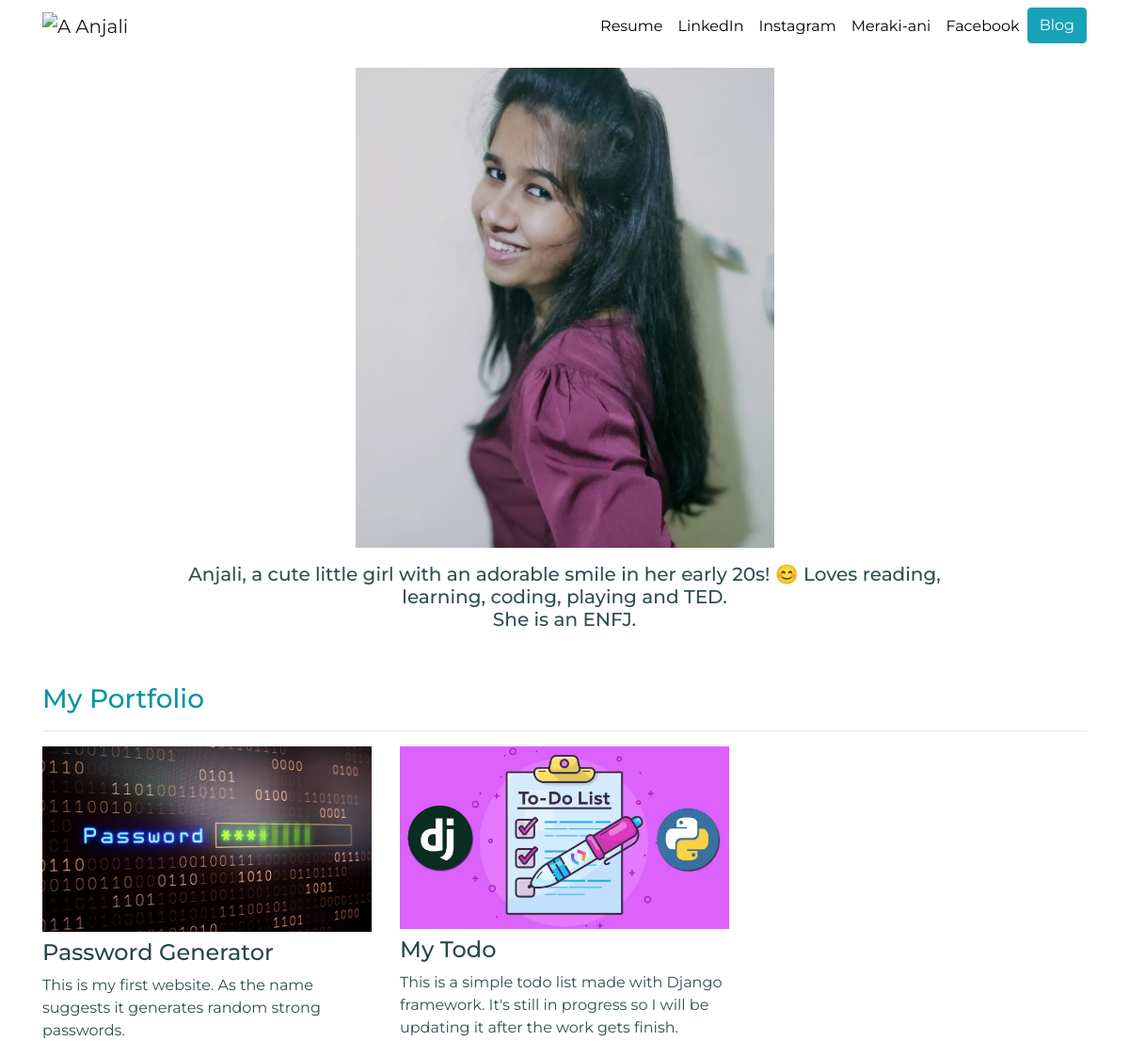
Before: / with the older database file.
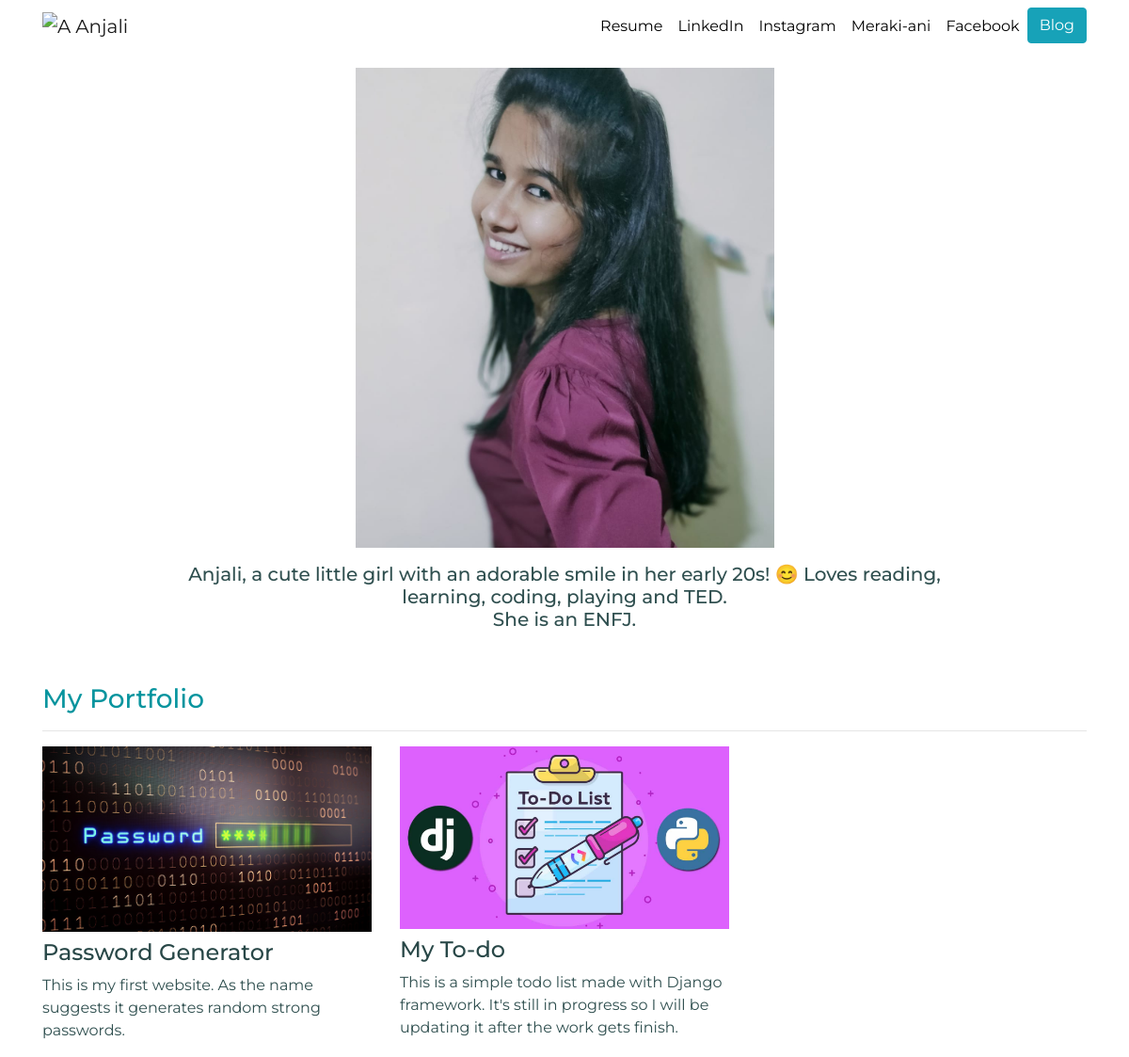
After: the same page with the newer database file.
### portfolio/models.py (models this page shows, shortened)
class Project(models.Model):
    title = models.CharField(max_length = 100)
    discription = models.TextField(max_length = 300)
    image = models.ImageField(upload_to = 'portfolio/images/')
    url = models.URLField(blank = True)

### portfolio/views.py (the view)
# urls.py: 2. Add a URL to urlpatterns:  path('', views.home, name='home')
def home(request):
    projects = Project.objects.all()
    return render(request, 'portfolio/home.html',{'projects' : projects})

### portfolio/templates/portfolio/home.html (shortened to what this page needs)
{% extends "portfolio/base.html" %}
{% load static %}
{% block content %}
<div class="row justify-content-center my-3">
  <div class="col-5">
    <img src="{% static 'portfolio/anji.jpg' %}" class="img-fluid">
  </div>
</div>
<div class="row justify-content-center mb-3">
  <div class="col-md-9 text-center">
    <h5 style="color:darkslategray;">Anjali, a cute little girl with an adorable smile in her early 20s! 😊 Loves reading, learning, coding, playing and TED.<br>She is an ENFJ.</h5>
  </div>
</div>
<h3 class="mt-5" style="color:rgb(6, 148, 158);">My Portfolio</h3>
<hr>
<div class="row">
  {% for project in projects %}
  <div class="col-lg-4 col-md-6">
    {% if project.url %}
    <a href="{{ project.url }}">
      <img src="{{ project.image.url }}" class="img-fluid mb-2">
    </a>
    {% else %}
    <img src="{{ project.image.url }}" class="img-fluid mb-2">
    {% endif %}<br>
    <h4 style="color:rgb(40, 71, 71);">{{ project.title }}</h4>
    <p style="color:darkslategrey;">{{ project.discription }}</p>
  </div>
  {% endfor %}
</div>
{% endblock %}

### portfolio/templates/portfolio/base.html (shortened to what this page needs)
{% load static %}
<!doctype html>
<html lang="en">
<head>
  <link rel="stylesheet" href="https://stackpath.bootstrapcdn.com/bootstrap/4.4.1/css/bootstrap.min.css">
  <link rel="stylesheet" href="{% static "portfolio/custom.css" %}">
</head>
<body>
  <nav id="topNav" class="navbar navbar-expand-md navbar-light">
    <div class="container" background-colour="green">
      <a class="navbar-brand" href="{% url 'home' %}">
        <img src="{% static "portfolio/logo.jpg" %}" width="30" height="30" class="d-inline-block align-top" alt="Anjali's Logo">
        <span>Anjali</span>
      </a>
      <div class="collapse navbar-collapse text-center" id="navbarNav">
        <ul class="navbar-nav ml-auto">
          <li class="nav-item">
            <a class="nav-link" href="{% static "portfolio/resume.pdf" %}">Resume</a>
          </li>
          <li class="nav-item">
            <a class="nav-link" href="https://www.linkedin.com/in/anjali-chaurasiya-67984812b/" target="_blank">LinkedIn</a>
          </li>
          <li class = "nav-item">
            <a class = "nav-link" href = "https://www.instagram.com/anjalic482" target = "_blank">Instagram</a>
          </li>
          <li class="nav-item">
            <a class="nav-link" href="https://merakiani.blogspot.com/?m=1" target="_blank">Meraki-ani</a>
          </li>
          <li class = "nav-item">
            <a class = "nav-link" href = "https://www.facebook.com/anjali.chaurasiya.96" target="_blank">Facebook</a>
          </li>
          <li>
            <a role="button" href="{% url 'blog:all_blogs' %}" class="btn btn-info">Blog</a>
          </li>
        </ul>
      </div>
    </div>
  </nav>
  <div class="container">
    {% block content %}{% endblock %}
  </div>
</body>
</html>

### portfolio/static/portfolio/custom.css (style rules this page uses)
.navbar-nav .nav-link { color: rgba(0,0,0,1) !important; }
body { font-family: 'Montserrat', sans-serif; }

### portfolio/templates/portfolio/base.html (style rules this page uses)
body { background-image: url(https://wallpapercave.com/wp/4H722rT.jpg); background-repeat: no-repeat; background-size: 100% 100%; }

Changed rows visible on the page:
changed Project (number 2 of 2 on the later page): title "My Todo" → "My To-do"
